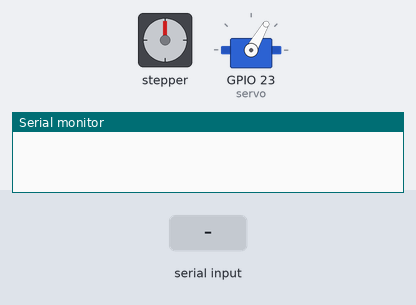
Bench run of a sketch on a simulated ESP32. Parts: stepper motor, servo, the last lines printed to the serial monitor. Wiring (inferred from the names in the program): stepper motor driver (200 steps per turn assumed): step GPIO 13; direction GPIO 12. The inputs (shaded band) are chosen by the test bench.

Above: at 1.2 s.
1.3 s: "run\n" received over the second serial link
At 1.7 s:
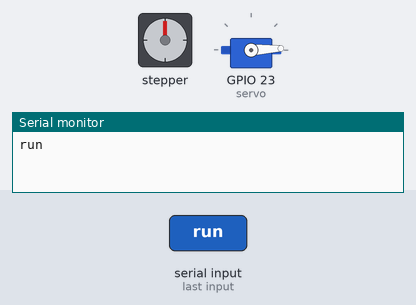
At 2.25 s:
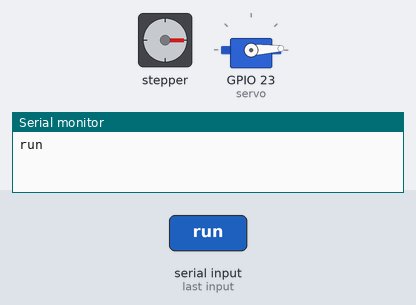
Timing chart, 0 to 65.8 s (numbered marks = the images above; inputs shaded):
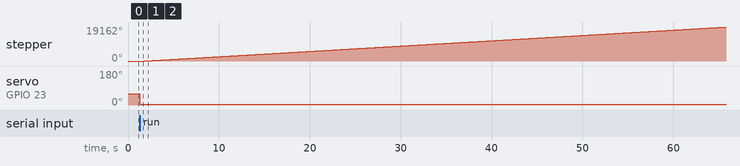

Measured:
- after the input at 1.3 s, stepper: keeps turning clockwise at about 299°/s, starting after 0.50 s; servo on GPIO 23 (servo): 60° → 3° at once

The sketch:

steppercode_smt.ino
```cpp
#include<ESP32Servo.h>

Servo servo;

const int step1 = 13;
const int dir1 = 12;

int count = 0;

void setup()
{
pinMode(step1,OUTPUT);
pinMode(dir1,OUTPUT);

Serial.begin(9600);
Serial2.begin(115200, SERIAL_8N1, 16, 17);
servo.attach(23);
servo.write(60);

}

void loop()
{
  while (Serial2.available() >= 1) {
    //Serial.print(char(Serial2.read()));
    String command = Serial2.readStringUntil('\n');
    Serial.println(command);

  if(command == "run")
  {
    servo.write(3);
    delay(500);
    for(int i =0; i<=20000; i++){
      digitalWrite(dir1, HIGH);
      digitalWrite(step1, HIGH);
      delay(3);
      digitalWrite(step1, LOW);
      delay(3);
      count = count + 1;
      //Serial.println(count);
      count = 0;
    }

    for(int i = 0; i<20000; i++){
      digitalWrite(dir1, LOW);          //Base
      digitalWrite(step1, HIGH);
      delay(3);
      digitalWrite(step1, LOW);
      delay(3);
      count = count + 1;
      //Serial.println(count);
      count = 0;
    }

    Serial2.println("done");
  }


}
}
```
